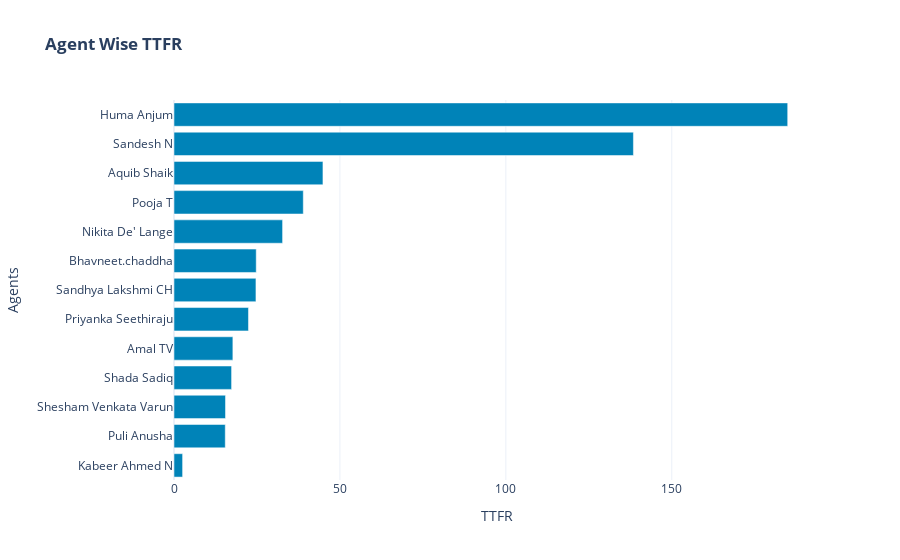

Source (notebook cell):
### Code cell
fig_TTFR_agent

### Figure 1 — Plotly figure (JSON) as saved in the notebook; plotly's stock layout.template omitted (floating-point values rounded to 4 significant figures)
{"data": [{"alignmentgroup": "True", "hovertemplate": "TTFR=%{x}<br>Agents=%{y}<extra></extra>", "legendgroup": "", "marker": {"color": "#0083B8", "pattern": {"shape": ""}}, "name": "", "offsetgroup": "", "orientation": "h", "showlegend": false, "textposition": "auto", "type": "bar", "x": [2.59, 15.45, 15.52, 17.35, 17.74, 22.44, 24.69, 24.78, 32.72, 38.96, 44.88, 138.4, 184.9], "xaxis": "x", "y": ["Kabeer Ahmed N", "Puli Anusha", "Shesham Venkata Varun", "Shada Sadiq", "Amal TV", "Priyanka Seethiraju", "Sandhya Lakshmi CH", "Bhavneet.chaddha", "Nikita De' Lange", "Pooja T", "Aquib Shaik", "Sandesh N", "Huma Anjum"], "yaxis": "y"}], "layout": {"barmode": "relative", "legend": {"tracegroupgap": 0}, "title": {"text": "<b>Agent Wise TTFR</b>"}, "xaxis": {"anchor": "y", "domain": [0, 1], "title": {"text": "TTFR"}}, "yaxis": {"anchor": "x", "domain": [0, 1], "title": {"text": "Agents"}}}}
